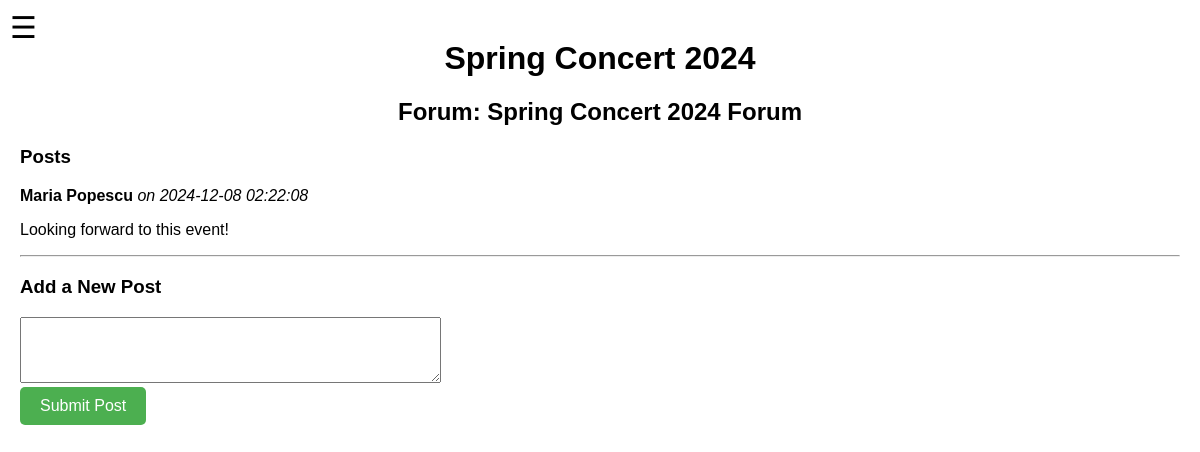
/home/forum/22 (signed in), run on the app's committed database.
### tables this page shows
CREATE TABLE Event (
    id_event INTEGER PRIMARY KEY,
    name TEXT NOT NULL CHECK(length(name) > 0),
    description TEXT,
    event_date TEXT, -- 'YYYY-MM-DD'
    location TEXT NOT NULL UNIQUE, -- "latitude, longitude"
    hours_of_work INTEGER DEFAULT 0 CHECK(hours_of_work >= 0),
    status TEXT CHECK(status IN ('active','inactive')),
    openslots INTEGER DEFAULT 0 CHECK(openslots >= 0),
    organizer TEXT,
    points_to_earn INTEGER DEFAULT 0 CHECK(points_to_earn >= 0)
);

CREATE TABLE Forum (
    id_forum INTEGER PRIMARY KEY,
    id_event INTEGER NOT NULL,
    name TEXT NOT NULL CHECK(length(name) > 0),
    FOREIGN KEY (id_event) REFERENCES Event(id_event) ON DELETE CASCADE
);

CREATE TABLE Post (
    id_post INTEGER PRIMARY KEY,
    id_forum INTEGER NOT NULL,
    id_user INTEGER NOT NULL,
    text TEXT NOT NULL CHECK(length(text) > 0),
    date_of_post TEXT DEFAULT (datetime('now')),
    FOREIGN KEY (id_forum) REFERENCES Forum(id_forum) ON DELETE CASCADE,
    FOREIGN KEY (id_user) REFERENCES User(id_user) ON DELETE CASCADE
);

CREATE TABLE User (
    id_user INTEGER PRIMARY KEY,
    first_name TEXT NOT NULL CHECK(length(first_name) > 0),
    last_name TEXT NOT NULL CHECK(length(last_name) > 0),
    date_of_birth TEXT, -- YYYY-MM-DD format recommended at application layer
    gender TEXT CHECK(gender IN ('M','F','O')),
    email TEXT NOT NULL UNIQUE CHECK(
        email LIKE '%_@__%.__%'   -- simple email pattern check
    ),
    university TEXT,
    university_programme TEXT CHECK(university_programme IN ('Bachelor', 'Master', 'PhD')),
    university_specialization TEXT,
    employed_status TEXT CHECK(employed_status IN ('Employed', 'Unemployed')),
    is_student INTEGER DEFAULT 0 CHECK(is_student IN (0,1)), -- 1 for Yes, 0 for No
    bio TEXT,
    hobbies TEXT,
    points INTEGER DEFAULT 0
);

### routes/forum.py (the view, shortened to what this page needs)
@forum_bp.route('/<int:forum_id>', methods=['GET', 'POST'])
def forum_page(forum_id):
    user_id = session.get('user_id')
    if not user_id:
        flash('Please log in to view forums.', 'error')
        return redirect(url_for('login.login'))
    forum = get_forum_details(forum_id)
    if not forum:
        flash('Forum not found.', 'error')
        return redirect(url_for('home.home'))
    event = get_event_details(forum['id_event'])
    if not event:
        flash('Associated event not found.', 'error')
        return redirect(url_for('home.home'))
    posts = get_posts_by_forum(forum_id)
    return render_template(
        'forum.html',
        event_title=event['name'],
        forum_title=forum['name'],
        posts=posts,
        forum_id=forum_id  # Ensure forum_id is passed to the template
    )

### models.py (called while the page is built)
def get_posts_by_forum(forum_id):
    with sqlite3.connect(DB_NAME, timeout=30) as conn:
        cursor = conn.cursor()
        query = """
            SELECT p.id_post, p.id_user, u.first_name, u.last_name, p.text, p.date_of_post
            FROM Post p
            JOIN User u ON p.id_user = u.id_user
            WHERE p.id_forum = ?
            ORDER BY p.date_of_post ASC
        """
        cursor.execute(query, (forum_id,))
        posts = cursor.fetchall()
    return [
        {
            'id_post': row[0],
            'id_user': row[1],
            'first_name': row[2],
            'last_name': row[3],
            'text': row[4],
            'date_of_post': row[5]
        }
        for row in posts
    ]

def get_forum_details(forum_id):
    with sqlite3.connect(DB_NAME, timeout=30) as conn:
        cursor = conn.cursor()
        query = """
            SELECT id_forum, name, id_event
            FROM Forum
            WHERE id_forum = ?
        """
        cursor.execute(query, (forum_id,))
        row = cursor.fetchone()
    if not row:
        return None
    return {
        'id_forum': row[0],
        'name': row[1],
        'id_event': row[2]
    }

def get_event_details(event_id):
    with sqlite3.connect(DB_NAME, timeout=30) as conn:
        cursor = conn.cursor()
        query = """
            SELECT e.name, e.event_date, e.organizer, e.hours_of_work, COUNT(ue.id_user)
            FROM Event e
            LEFT JOIN User_Events ue ON e.id_event = ue.id_event
            WHERE e.id_event = ?
            GROUP BY e.id_event
        """
        cursor.execute(query, (event_id,))
        row = cursor.fetchone()
    if not row:
        return None
    return {
        'name': row[0],
        'date': row[1],
        'organizer': row[2],
        'points': row[3] * 10,
        'interested': row[4]
    }

### templates/forum.html (shortened to what this page needs)
{% extends "base.html" %}
{% block content %}
    <div class="hamburger-menu">
        <label for="menu-toggle" class="menu-icon">&#9776;</label>
    </div>
    <h1>{{ event_title }}</h1>
    <h2>Forum: {{ forum_title }}</h2>
    <h3>Posts</h3>
    {% if posts %}
        <ul>
            {% for post in posts %}
                <li>
                    <p><strong>{{ post.first_name }} {{ post.last_name }}</strong> <em>on {{ post.date_of_post }}</em></p>
                    <p>{{ post.text }}</p>
                    <hr>
                </li>
            {% endfor %}
        </ul>
    {% else %}
        <p>No posts in this forum yet. Be the first to post!</p>
    {% endif %}
    <h3>Add a New Post</h3>
    <form action="{{ url_for('forum.forum_page', forum_id=forum_id) }}" method="POST">
        <textarea name="post_text" rows="4" cols="50" required></textarea><br>
        <button type="submit" class="button enroll">Submit Post</button>
    </form>
{% endblock %}

### static/styles.css (style rules this page uses)
body { font-family: Arial, sans-serif; margin: 0; padding: 20px; }
h1, h2 { text-align: center; margin-top: 20px; }
ul { list-style-type: none; padding: 0; }
.hamburger-menu { position: fixed; top: 10px; left: 10px; z-index: 1000; }
.menu-icon { font-size: 30px; cursor: pointer; user-select: none; }
.button { padding: 10px 20px; border: none; border-radius: 5px; cursor: pointer; font-size: 16px; }
.enroll { background-color: green; color: white; }
.button.enroll { background-color: #4CAF50; color: white; padding: 10px 20px; text-align: center; text-decoration: none; display: inline-block; font-size: 16px; border: none; border-radius: 5px; cursor: pointer; }

### data on the page
Event: name "Spring Concert 2024"
Forum: name "Spring Concert 2024 Forum"
Post: first_name "Maria", last_name "Popescu", date_of_post "2024-12-08 02:22:08", text "Looking forward to this event!"
